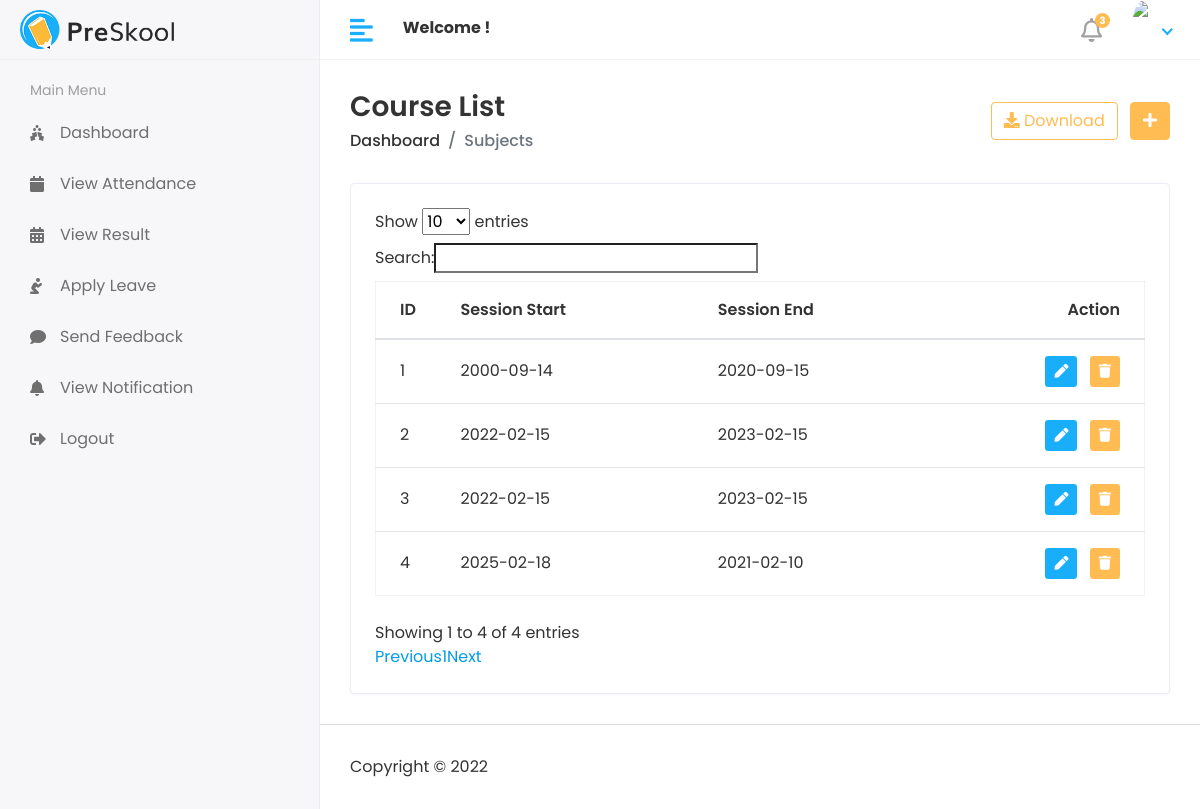
The page //Hod/session/view on the database as committed earlier.
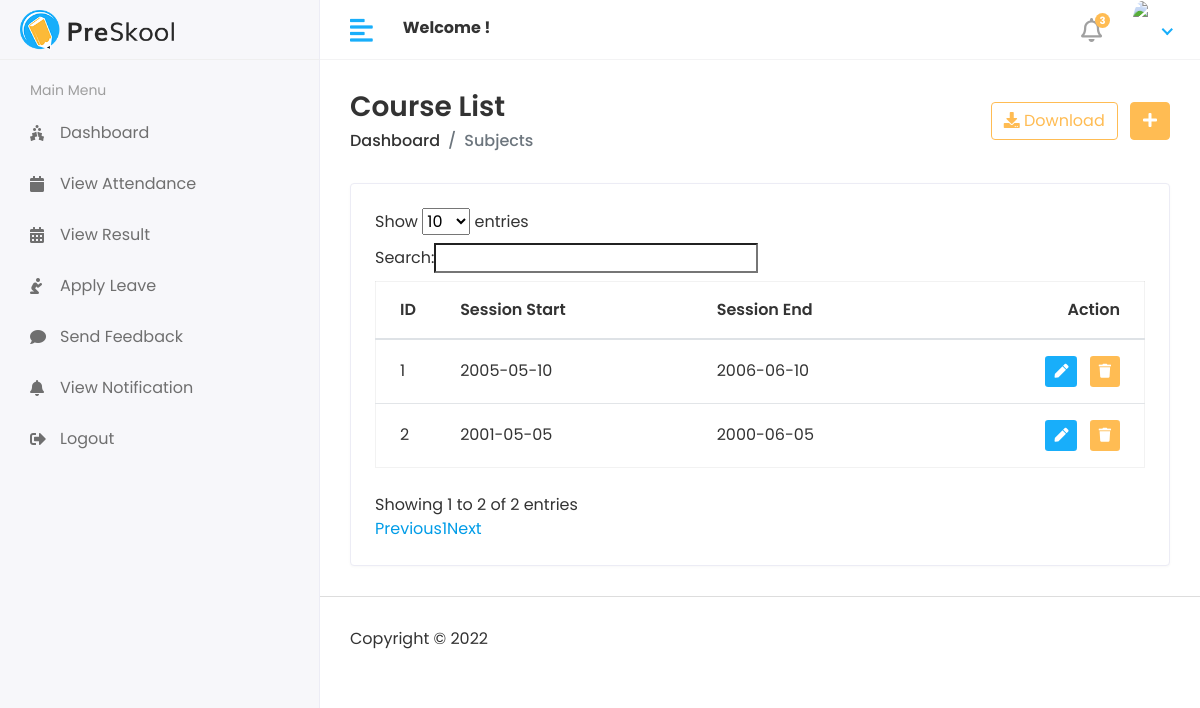
The same page on the database as committed later.
### app/models.py (models this page shows, shortened)
class Session(models.Model):
    session_start = models.CharField(max_length=100)
    session_end = models.CharField(max_length=100)

### HOD/views.py (the view)
# urls.py: path('session/view',viewSession,name="viewSession"),
def viewSession(request):
    session = Session.objects.all()
    context ={
        'sessions':session
    }
    return render(request,'HOD/view_session.html',context)

### templates/HOD/view_session.html (shortened to what this page needs)
{% extends "main/base.html" %}
{% load static %}
 {% block body %}
 <div class="content container-fluid">
    <div class="page-header">
       <div class="row align-items-center">
          <div class="col">
             <h3 class="page-title">Course List</h3>
             <ul class="breadcrumb">
                <li class="breadcrumb-item"><a href="{% url 'hodpage' %}">Dashboard</a></li>
                <li class="breadcrumb-item active">Subjects</li>
             </ul>
          </div>
          <div class="col-auto text-right float-right ml-auto">
             <a href="#" class="btn btn-outline-primary mr-2"><i class="fas fa-download"></i> Download</a>
             <a href="{% url 'addSession' %}" class="btn btn-primary"><i class="fas fa-plus"></i></a>
          </div>
       </div>
    </div>
    <div class="row">
       <div class="col-sm-12">
          <div class="card card-table">
             <div class="card-body">
                <div class="table-responsive">
                   <table id="table_id" class="table table-hover table-center mb-0 ">
                      <thead>
                         <tr>
                            <th>ID</th>
                            <th>Session Start</th>
                            <th>Session End</th>
                            <th class="text-right">Action</th>
                         </tr>
                      </thead>
                      <tbody>
                        {% for session in sessions %}
                         <tr>
                            <td>{{session.id}}</td>
                            <td>{{session.session_start}}</td>
                            <td>{{session.session_end}}</td>
                            <td class="text-right">
                               <div class="actions">
                                  <a href="{% url 'editSession' session.id %}" class="btn btn-sm bg-success-light mr-2">
                                  <i class="fas fa-pen"></i>
                                  </a>
                                  <a href="{% url 'deleteSession' session.id %}" class="btn btn-sm bg-danger-light">
                                  <i class="fas fa-trash"></i>
                                  </a>
                               </div>
                            </td>
                         </tr>
                         {% endfor %}
                      </tbody>
                   </table>
                </div>
             </div>
          </div>
       </div>
    </div>
 </div>
 {% endblock %}

Rows that differ between the two databases and show on the page:
removed Session: id "3", session_start "2022-02-15", session_end "2023-02-15"
removed Session: id "4", session_start "2025-02-18", session_end "2021-02-10"
changed Session id 1: session_start "2000-09-14" → "2005-05-10"; session_end "2020-09-15" → "2006-06-10"
changed Session id 2: session_start "2022-02-15" → "2001-05-05"; session_end "2023-02-15" → "2000-06-05"
Other text that changed with them:
text written by a page script: "Show entries Search: Showing 1 to 4 of 4 entries Previous 1 Next" → "Show entries Search: Showing 1 to 2 of 2 entries Previous 1 Next"
